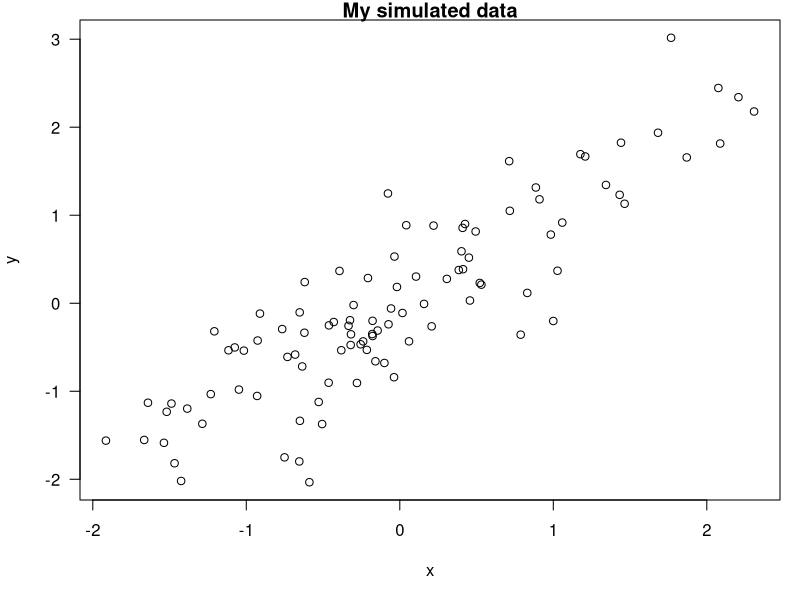

Write the R code that produced this figure.
## ---- chunk 1
## R code goes here
## ---- chunk 2
set.seed(1)
x <- rnorm(100)
mean(x)
## ---- chunk 3
set.seed(1)
x <- rnorm(100)
mean(x)
## ---- chunk 4
time <- format(Sys.time(), "%a %b %d %X %Y")
rand <- rnorm(1)
## ---- chunk 5
library(datasets)
data(airquality)
fit <- lm(Ozone ~ Wind + Temp + Solar.R, data = airquality)
## ---- chunk 6
library(xtable)
xt <- xtable(summary(fit))
print(xt, type = "html")
## ---- chunk 7
knitr::opts_chunk$set(echo = FALSE, results = "hide")
## ---- chunk 8
x <- rnorm(100); y <- x + rnorm(100, sd = 0.5)
## ---- chunk 9
par(mar = c(5, 4, 1, 1), las = 1)
plot(x, y, main = "My simulated data")
